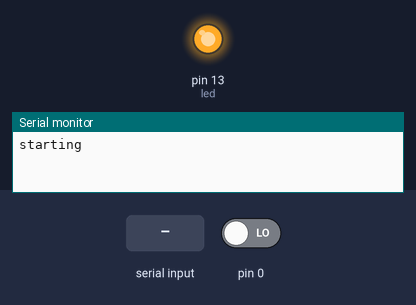
Simulated run of this sketch. Board: Arduino Uno, built with avr-gcc and run on an emulated ATmega328P. Shown: output pins drawn as LEDs (lit = HIGH), the last lines printed to the serial monitor. Dashed ring = blinking. The inputs (shaded band) are chosen by the test bench; at power-on: pin 0 LOW. Sleep ends after the set time or at an interrupt.

Above: at 1.2 s.
1.3 s: "s" received over Serial
At 2.4 s:
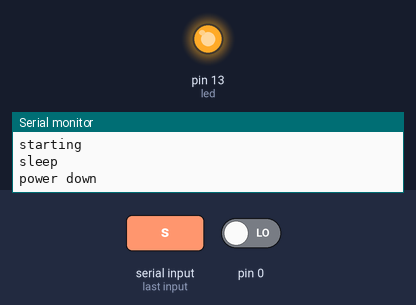
2.8 s: "1" received over Serial
At 3.3 s:
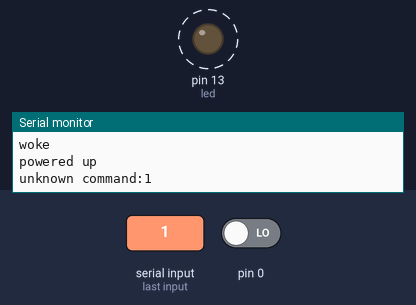
Timing chart, 0 to 11.8 s (numbered marks = the images above; inputs shaded):
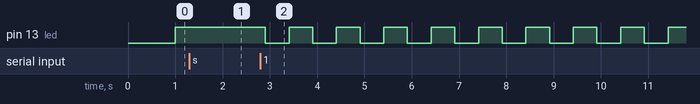

Measured:
- after the input at 1.3 s, pin 13 (led): stays HIGH (without the input it goes to LOW after 0.20 s)
- after the input at 2.8 s, pin 13 (led): alternates HIGH for 0.50 s and LOW for 0.50 s, starting after 0.10 s

The sketch:

receive.ino
```cpp
//this is the low power arduino
/*

    default serial io with arduino is one start bit (0), which we can use to wake.
  turning off peripherals doesn't seemt o make a difference to wake up time.

 9600 baud is 9600 bits per second or 10khz ish
 digitalread/write is 1mhz ish?

  sleep mode: pwr_down
    at 9600 baud, miss first 5 chars of the wakeup byte


  are external interrupts faster than pinchange?

  todo:
   power down stuff:
     with all power down, serial doesn't come fast enough to read byte, but possible to do this manually
     leave serial powered and we get byte from standby
   check external ints are they faster - doesn't work - don't know why.
  look at different sleep modes:
    pwr_down, everything so far means we miss first 5 bits of first byte
    standby, capture the first byte
  hymera serial research:
    find out if we can miss any part of the first byte?
    does have start bit?
  brown out disable will save more power
*/
#include <PinChangeInt.h> //see details on this to reduce memory footprint
#include <avr/sleep.h>
#include <avr/power.h>
//#define CAPTURE
#define PINCHANGE
const int capture = 20;
boolean buff [capture];
byte r;
boolean ready = false;

#define led 13
boolean led_state;
long timer;
void setup()
{
  Serial.begin(9600);
  pinMode(13,OUTPUT);
  Serial.println("starting");

}

void attachInt()
{
  #ifdef PINCHANGE
    PCintPort::attachInterrupt(0, &wakeUpNow, FALLING);  // add more attachInterrupt code as required
  #else
  attachInterrupt(0,wakeUpNow, FALLING); // use interrupt 0 (pin 2) and run function
  #endif
}

void detachInt()
{
  #ifdef PINCHANGE
    PCintPort::detachInterrupt(0);
  #else
    detachInterrupt(0);
  #endif

}

void power_down()
{
  Serial.println("power down");
  delay(50); //allow message to go out
  //power_all_disable();

  power_adc_disable();
   power_spi_disable();
   power_timer0_disable();
   power_timer1_disable();
 //  power_usart0_disable();
   power_timer2_disable();
   power_twi_disable();

}


void power_up()
{
  power_all_enable();
 // Serial.begin(9600);
  Serial.println("powered up");
}

void loop()
{
    if(millis()-timer>500)
    {
       timer = millis();
       digitalWrite(led,led_state);
       led_state = !led_state;

    }

    if( Serial.available() )
    {
      char c = Serial.read();
      switch( c)
      {
        case 's':
          Serial.println("sleep");
          delay(50);
          power_down();

          attachInt();
         // sei();
          sleep_now();

          Serial.println("woke");

          power_up();
        #ifdef CAPTURE
          print_buff();
        #endif
          break;
        default:
          Serial.print("unknown command:");Serial.println(c);
          break;
      }
    }
}

void print_buff()
{
  for( int i = 0; i < capture; i ++ )
  {
    Serial.print(buff[i]);
    buff[i]=false;
  }
  Serial.println("");
}
```

utils.ino
```cpp
void sleep_now()         // here we put the arduino to sleep
{
    /* Now is the time to set the sleep mode. In the Atmega8 datasheet

     * The 5 different modes are:
     *     SLEEP_MODE_IDLE         -the least power savings
     *     SLEEP_MODE_ADC
     *     SLEEP_MODE_PWR_SAVE
     *     SLEEP_MODE_STANDBY
     *     SLEEP_MODE_PWR_DOWN     -the most power savings
     *
     * For now, we want as much power savings as possible, so we
     * choose the according
     * sleep mode: SLEEP_MODE_PWR_DOWN
     */

set_sleep_mode(SLEEP_MODE_STANDBY);   // sleep mode is set here
//    set_sleep_mode(SLEEP_MODE_PWR_DOWN);   // sleep mode is set here
    sleep_enable();          // enables the sleep bit in the mcucr register
                             // so sleep is possible. just a safety pin
   /*
     *
     * In the function call attachInterrupt(A, B, C)
     * A   can be either 0 or 1 for interrupts on pin 2 or 3.
     *
     * B   Name of a function you want to execute at interrupt for A.
     *
     * C   Trigger mode of the interrupt pin. can be:
     *             LOW        a low level triggers
     *             CHANGE     a change in level triggers
     *             RISING     a rising edge of a level triggers
     *             FALLING    a falling edge of a level triggers
     *
     * In all but the IDLE sleep modes only LOW can be used.
     */
/*
    //only attach the gas pulse interrupt if the pin has gone high
    if( digitalRead( GAS_PULSE_PIN ) )
    {
 //     Serial.println( "attaching gas pulse pin int" ); delay(100);
      attachInterrupt(0,wakeUpNow, LOW); // use interrupt 0 (pin 2) and run function

      // wakeUpNow when pin 2 gets LOW
    }

*/
    sleep_mode();            // here the device is actually put to sleep!!
                             // THE PROGRAM CONTINUES FROM HERE AFTER WAKING UP

    sleep_disable();         // first thing after waking from sleep:
                             // disable sleep...
 //   detachInterrupt(0);      // disables interrupt 0 on pin 2 so the
                             // wakeUpNow code will not be executed
                             // during normal running time.


}
/*
//ISRS
ISR(WDT_vect) {
  f_wdt=1;  // set global flag
  Serial.println( "watchdog wake" );
}
*/
void wakeUpNow()        // here the interrupt is handled after wakeup
{
   detachInt();
   //cli();
  #ifdef CAPTURE
   for( int i = 0; i < capture; i ++ )
  {
    buff[i]=digitalRead(0);
    delayMicroseconds(50);
  }
  #endif
}


//****************************************************************

// 0=16ms, 1=32ms,2=64ms,3=128ms,4=250ms,5=500ms

// 6=1 sec,7=2 sec, 8=4 sec, 9= 8sec

void setup_watchdog(int ii)
{
  byte bb;
  int ww;
  if (ii > 9 ) ii=9;
  bb=ii & 7;
  if (ii > 7) bb|= (1<<5);
  bb|= (1<<WDCE);
  ww=bb;
 // Serial.println(ww);

  MCUSR &= ~(1<<WDRF);

  // start timed sequence
  WDTCSR |= (1<<WDCE) | (1<<WDE);

  // set new watchdog timeout value
  WDTCSR = bb;
  WDTCSR |= _BV(WDIE);

}

//****************************************************************

// Watchdog Interrupt Service / is executed when  watchdog timed out
```
